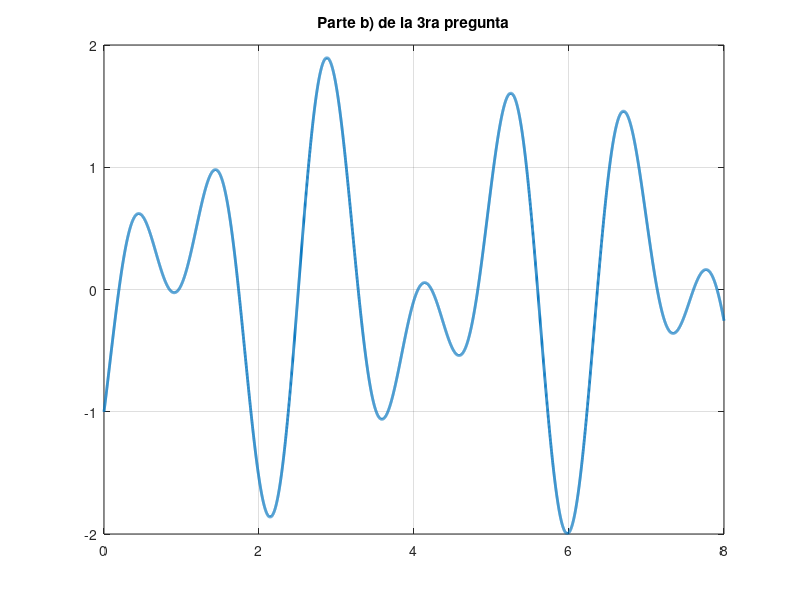

The MATLAB source for this figure:
% Limpiamos nuestro ambiente de trabajo
clear all
clc

% 3. Utilice Matlab (software) para graficar las funciones y explique:
% b) x(t) = sen(5t) + sen(pi*t)

% Primero establecemos el rango del tiempo
t = 0:0.001:8;

% Para el primer término de la función
% Para la amplitud
A1 = 1;

% Su fase 
fase1 = 0;

% Periodo
T1 = 2*pi/5;

% Frecuencia
f1 = 1/T1;

% La primer término de la función
x1 = A1*sin(2*pi*f1*t - fase1);
%%%%%%%%%%%%%%%%%%%%%%%%%%%%%%%%%%%%%%%%%%%%%%%%%%%%%%%%%%%%%%%%%%%%%%%%%%%%%%
% Para el segundo término de la función
% Para la amplitud
A2 = 1;

% La fase de dicho seno 
fase2 = 0;

% Periodo
T2 = 2;

% Frecuencia
f2 = 1/T2;

% La primer término de la función
x2 = A2*cos(2*pi*f2*t - fase2);

% La función final
x = x1 - x2;

% Para trazar la gráfica
plot(t,x,'linewidth',2)
title('Parte b) de la 3ra pregunta')
grid on